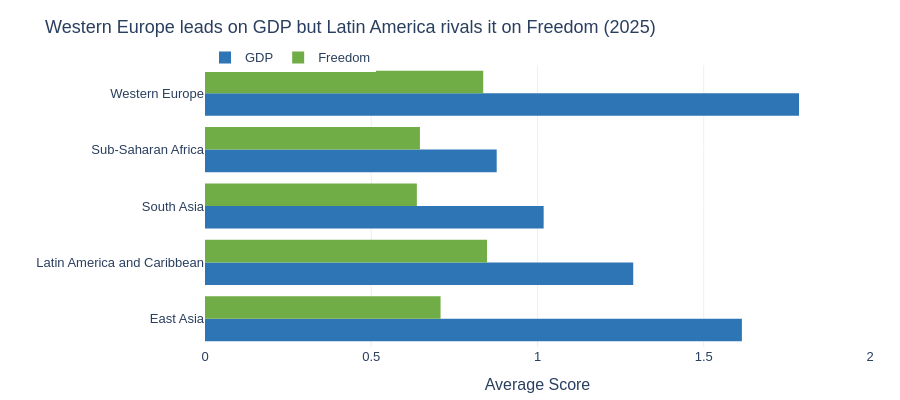

The code cell stored with this chart in its notebook:
### Markdown cell above
---
## Done? Stretch Goal

If you finish both tasks with time to spare, try this:

**Task 3 (stretch):** Build a **grouped bar chart** comparing 2 sub-factors (e.g. `GDP_per_capita` and `Freedom`) across the 5 most populated regions. Use colour meaningfully and write an insight title.

Regions to include: `'Western Europe'`, `'Latin America'`, `'East Asia'`, `'Sub-Saharan Africa'`, `'South Asia'`

### Code cell
regions = ['Western Europe','Latin America and Caribbean','East Asia','Sub-Saharan Africa','South Asia']
sub = df[df['Region'].isin(regions)]
region_factors = (sub.groupby('Region')[['GDP','Freedom']]
                  .mean().reset_index()
                  .melt(id_vars='Region', value_vars=['GDP','Freedom']))

fig = px.bar(
    region_factors,
    x='value', y='Region',
    color='variable',
    orientation='h',
    barmode='group',
    title='Western Europe leads on GDP but Latin America rivals it on Freedom (2025)',
    labels={'value': 'Average Score', 'variable': '', 'Region': ''},
    color_discrete_map={'GDP': '#2E75B6', 'Freedom': '#70AD47'},
    height=400
)
fig.update_layout(
    xaxis=dict(range=[0, 2], gridcolor='#EEEEEE'),
    yaxis=dict(gridcolor='white'),
    plot_bgcolor='white',
    paper_bgcolor='white',
    font=dict(family='Arial', size=13),
    legend=dict(orientation='h', y=1.08),
    margin=dict(l=10, r=30, t=65, b=40)
)
fig.update_traces(marker_line_width=0)
fig.show()

### Figure 1 — Plotly figure (JSON) as saved in the notebook; plotly's stock layout.template omitted (floating-point values rounded to 4 significant figures)
{"data": [{"alignmentgroup": "True", "hovertemplate": "=%{y}<br>Average Score=%{x}<extra></extra>", "legendgroup": "GDP", "marker": {"color": "#2E75B6", "line": {"width": 0}, "pattern": {"shape": ""}}, "name": "GDP", "offsetgroup": "GDP", "orientation": "h", "showlegend": true, "textposition": "auto", "type": "bar", "x": [1.615, 1.288, 1.018, 0.8772, 1.787], "xaxis": "x", "y": ["East Asia", "Latin America and Caribbean", "South Asia", "Sub-Saharan Africa", "Western Europe"], "yaxis": "y"}, {"alignmentgroup": "True", "hovertemplate": "=%{y}<br>Average Score=%{x}<extra></extra>", "legendgroup": "Freedom", "marker": {"color": "#70AD47", "line": {"width": 0}, "pattern": {"shape": ""}}, "name": "Freedom", "offsetgroup": "Freedom", "orientation": "h", "showlegend": true, "textposition": "auto", "type": "bar", "x": [0.7085, 0.8482, 0.6372, 0.6464, 0.8367], "xaxis": "x", "y": ["East Asia", "Latin America and Caribbean", "South Asia", "Sub-Saharan Africa", "Western Europe"], "yaxis": "y"}], "layout": {"barmode": "group", "font": {"family": "Arial", "size": 13}, "height": 400, "legend": {"orientation": "h", "title": {"text": ""}, "tracegroupgap": 0, "y": 1.08}, "margin": {"b": 40, "l": 10, "r": 30, "t": 65}, "paper_bgcolor": "white", "plot_bgcolor": "white", "title": {"text": "Western Europe leads on GDP but Latin America rivals it on Freedom (2025)"}, "xaxis": {"anchor": "y", "domain": [0.0, 1.0], "gridcolor": "#EEEEEE", "range": [0, 2], "title": {"text": "Average Score"}}, "yaxis": {"anchor": "x", "domain": [0.0, 1.0], "gridcolor": "white", "title": {"text": ""}}}}
